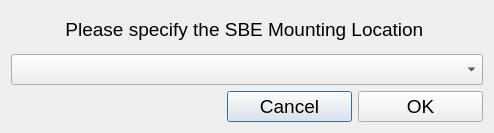
<?xml version="1.0" encoding="UTF-8"?>
<ui version="4.0">
 <class>sbeSetLocation</class>
 <widget class="QDialog" name="sbeSetLocation">
  <property name="geometry">
   <rect>
    <x>0</x>
    <y>0</y>
    <width>494</width>
    <height>133</height>
   </rect>
  </property>
  <property name="windowTitle">
   <string>Set SBE Mounting Location</string>
  </property>
  <property name="modal">
   <bool>true</bool>
  </property>
  <layout class="QVBoxLayout" name="verticalLayout">
   <item>
    <widget class="QLabel" name="text">
     <property name="font">
      <font>
       <pointsize>14</pointsize>
      </font>
     </property>
     <property name="text">
      <string>Please specify the SBE Mounting Location </string>
     </property>
     <property name="alignment">
      <set>Qt::AlignCenter</set>
     </property>
    </widget>
   </item>
   <item>
    <widget class="QComboBox" name="cbLocation">
     <property name="font">
      <font>
       <pointsize>14</pointsize>
      </font>
     </property>
    </widget>
   </item>
   <item>
    <layout class="QHBoxLayout" name="horizontalLayout">
     <item>
      <spacer name="horizontalSpacer">
       <property name="orientation">
        <enum>Qt::Horizontal</enum>
       </property>
       <property name="sizeHint" stdset="0">
        <size>
         <width>478</width>
         <height>20</height>
        </size>
       </property>
      </spacer>
     </item>
     <item>
      <widget class="QPushButton" name="pbCancel">
       <property name="minimumSize">
        <size>
         <width>125</width>
         <height>0</height>
        </size>
       </property>
       <property name="font">
        <font>
         <pointsize>14</pointsize>
        </font>
       </property>
       <property name="text">
        <string>Cancel</string>
       </property>
      </widget>
     </item>
     <item>
      <widget class="QPushButton" name="pbOK">
       <property name="minimumSize">
        <size>
         <width>125</width>
         <height>0</height>
        </size>
       </property>
       <property name="font">
        <font>
         <pointsize>14</pointsize>
        </font>
       </property>
       <property name="text">
        <string>OK</string>
       </property>
      </widget>
     </item>
    </layout>
   </item>
  </layout>
 </widget>
 <resources/>
 <connections/>
</ui>
